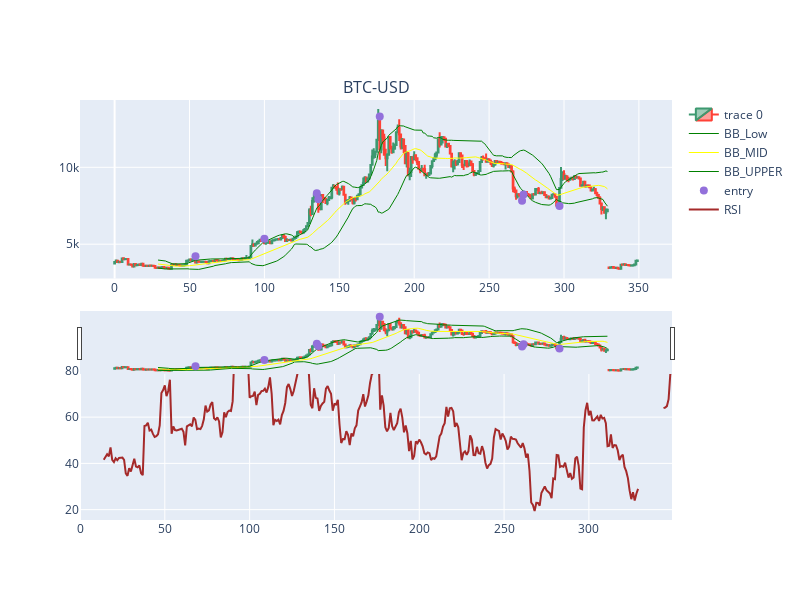

The cell this chart's notebook holds for it:
### Code cell
st=0
for name, df in report_dict.items():
    dfpl = df[st:st+350]

    # Create a plot with 2 rows
    fig = make_subplots(rows=2, cols=1, column_titles=[name])

    # Add candlestick plot on the first row
    fig.add_trace(go.Candlestick(x=dfpl.index,
                                open=dfpl['Open'],
                                high=dfpl['High'],
                                low=dfpl['Low'],
                                close=dfpl['Close']),
                row=1, col=1)

    # Add Bollinger Bands, EMA lines on the same subplot
    fig.add_trace(go.Scatter(x=dfpl.index, y=dfpl['bb_low'],
                            line=dict(color='green', width=1),
                            name="BB_Low"),
                row=1, col=1)
    
    fig.add_trace(go.Scatter(x=dfpl.index, y=dfpl['bb_mid'],
                            line=dict(color='yellow', width=1),
                            name="BB_MID"),
                row=1, col=1)

    fig.add_trace(go.Scatter(x=dfpl.index, y=dfpl['bb_up'],
                            line=dict(color='green', width=1),
                            name="BB_UPPER"),
                row=1, col=1)

    # Add markers for trade entry points on the same subplot
    fig.add_trace(go.Scatter(x=dfpl.index, y=dfpl['pointpos'], mode="markers",
                            marker=dict(size=8, color="MediumPurple"),
                            name="entry"),
                row=1, col=1)

    # Add markers for trade entry points on the same subplot
    fig.add_trace(go.Scatter(x=dfpl.index, y=dfpl['rsi'], 
                            line=dict(color='brown', width=2),
                            name="RSI"),
                row=2, col=1)

    fig.update_layout(width=800, height=600, sliders=[])
    fig.show()

### Figure 1 — Plotly figure (JSON) as saved in the notebook; plotly's stock layout.template omitted (floating-point values rounded to 4 significant figures; data arrays with more than 128 entries replaced by an {"elided": "..."} marker saying what was removed)
{"data": [{"close": {"elided": "350 float values"}, "high": {"elided": "350 float values"}, "low": {"elided": "350 float values"}, "open": {"elided": "350 float values"}, "type": "candlestick", "x": {"elided": "350 int values"}, "xaxis": "x", "yaxis": "y"}, {"line": {"color": "green", "width": 1}, "name": "BB_Low", "type": "scatter", "x": {"elided": "350 int values"}, "xaxis": "x", "y": {"elided": "350 float values"}, "yaxis": "y"}, {"line": {"color": "yellow", "width": 1}, "name": "BB_MID", "type": "scatter", "x": {"elided": "350 int values"}, "xaxis": "x", "y": {"elided": "350 float values"}, "yaxis": "y"}, {"line": {"color": "green", "width": 1}, "name": "BB_UPPER", "type": "scatter", "x": {"elided": "350 int values"}, "xaxis": "x", "y": {"elided": "350 float values"}, "yaxis": "y"}, {"marker": {"color": "MediumPurple", "size": 8}, "mode": "markers", "name": "entry", "type": "scatter", "x": {"elided": "350 int values"}, "xaxis": "x", "y": {"elided": "350 float values"}, "yaxis": "y"}, {"line": {"color": "brown", "width": 2}, "name": "RSI", "type": "scatter", "x": {"elided": "350 int values"}, "xaxis": "x2", "y": {"elided": "350 float values"}, "yaxis": "y2"}], "layout": {"annotations": [{"font": {"size": 16}, "showarrow": false, "text": "BTC-USD", "x": 0.5, "xanchor": "center", "xref": "paper", "y": 1, "yanchor": "bottom", "yref": "paper"}], "height": 600, "width": 800, "xaxis": {"anchor": "y", "domain": [0, 1]}, "xaxis2": {"anchor": "y2", "domain": [0, 1]}, "yaxis": {"anchor": "x", "domain": [0.575, 1]}, "yaxis2": {"anchor": "x2", "domain": [0, 0.425]}}}
